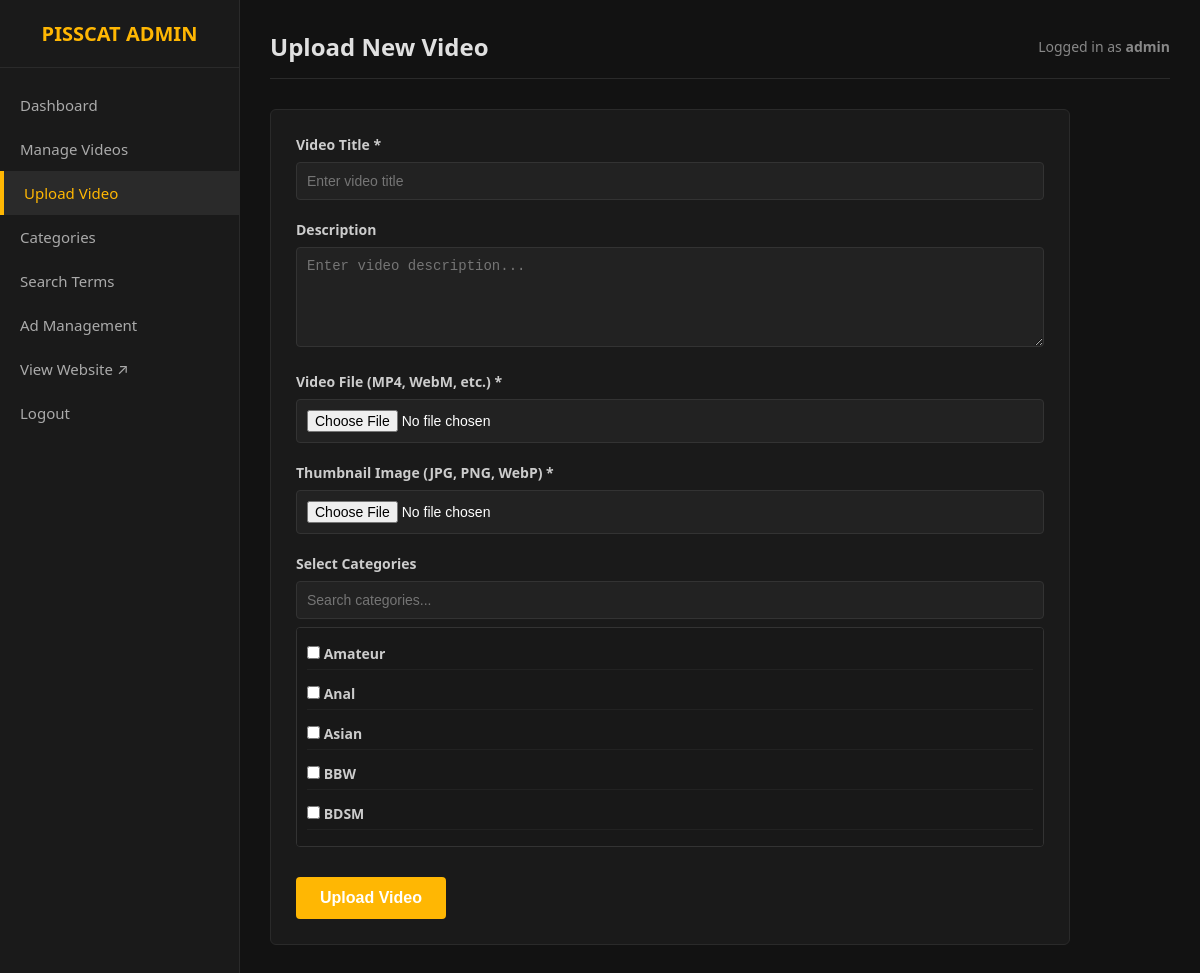
The app's page /admin/upload.php (signed in) with its own data.
### tables this page shows
CREATE TABLE categories (
            id INTEGER PRIMARY KEY AUTOINCREMENT,
            name TEXT UNIQUE NOT NULL,
            slug TEXT UNIQUE NOT NULL,
            created_at DATETIME DEFAULT CURRENT_TIMESTAMP
        );

### admin/upload.php (the view, shortened to what this page needs)
<?php
require_once __DIR__ . '/header.php';
$pdo = getDB();
$categories = $pdo->query("SELECT * FROM categories ORDER BY name ASC")->fetchAll();
?>
<div style="max-width: 800px;">
    <form action="upload.php" method="POST" enctype="multipart/form-data" style="background: #1a1a1a; padding: 25px; border-radius: 6px; border: 1px solid #2a2a2a;">
        <div class="form-group">
            <label for="title">Video Title *</label>
            <input type="text" id="title" name="title" class="form-control" required placeholder="Enter video title">
        </div>
        <div class="form-group">
            <label for="description">Description</label>
            <textarea id="description" name="description" class="form-control" placeholder="Enter video description..."></textarea>
        </div>
        <div class="form-group">
            <label for="video_file">Video File (MP4, WebM, etc.) *</label>
            <input type="file" id="video_file" name="video_file" class="form-control" accept="video/*" required>
        </div>
        <div class="form-group">
            <label for="thumbnail_file">Thumbnail Image (JPG, PNG, WebP) *</label>
            <input type="file" id="thumbnail_file" name="thumbnail_file" class="form-control" accept="image/*" required>
        </div>
        <div class="form-group">
            <label>Select Categories</label>
            <?php if (empty($categories)): ?>
                <p style="color: #888; font-size: 13px;">No categories created yet. <a href="categories.php" style="color: #ffb703;">Add categories first</a>.</p>
            <?php else: ?>
                <input type="text" id="catSearch" placeholder="Search categories..." style="width:100%;padding:10px;margin-bottom:8px;background:#222;border:1px solid #333;color:#fff;border-radius:4px;font-size:14px;">
                <div id="catList" style="max-height:220px;overflow-y:auto;border:1px solid #333;border-radius:4px;padding:10px;background:#181818;">
                    <?php foreach ($categories as $cat): ?>
                        <label style="display:block;padding:6px 0;color:#ccc;cursor:pointer;font-size:14px;border-bottom:1px solid #222;">
                            <input type="checkbox" name="category_ids[]" value="<?= $cat['id'] ?>">
                            <?= htmlspecialchars($cat['name']) ?>
                        </label>
                    <?php endforeach; ?>
                </div>
            <?php endif; ?>
        </div>
        <button type="submit" class="btn btn-primary" style="padding: 12px 24px; font-size: 16px; margin-top: 10px;">Upload Video</button>
    </form>
</div>
<?php require_once __DIR__ . '/footer.php'; ?>

### admin/header.php (style rules this page uses)
* { box-sizing: border-box; margin: 0; padding: 0; }
body { font-family: system-ui, -apple-system, sans-serif; background: #121212; color: #e0e0e0; display: flex; min-height: 100vh; }
.btn { display: inline-block; padding: 8px 16px; border-radius: 4px; text-decoration: none; font-size: 14px; font-weight: bold; cursor: pointer; border: none; }
.btn-primary { background: #ffb703; color: #fff; }
.form-group { margin-bottom: 20px; }
.form-group label { display: block; margin-bottom: 8px; font-size: 14px; font-weight: bold; color: #ccc; }
.form-control { width: 100%; padding: 10px; background: #222; border: 1px solid #333; border-radius: 4px; color: #fff; font-size: 14px; }
textarea.form-control { min-height: 100px; resize: vertical; }

### records on screen
categories: name "Amateur"
categories: name "Anal"
categories: name "Asian"
categories: name "BBW"
categories: name "BDSM"

### other values on screen
$_SESSION['admin_username'] "admin"
